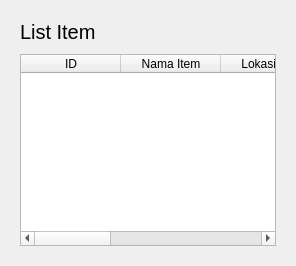
                    <widget class="QWidget" name="itemTablePage">
                     <property name="sizePolicy">
                      <sizepolicy hsizetype="Expanding" vsizetype="Expanding">
                       <horstretch>0</horstretch>
                       <verstretch>0</verstretch>
                      </sizepolicy>
                     </property>
                     <layout class="QVBoxLayout" name="verticalLayout_15">
                      <item alignment="Qt::AlignTop">
                       <widget class="QWidget" name="itemsData" native="true">
                        <property name="sizePolicy">
                         <sizepolicy hsizetype="Expanding" vsizetype="Expanding">
                          <horstretch>0</horstretch>
                          <verstretch>0</verstretch>
                         </sizepolicy>
                        </property>
                        <layout class="QVBoxLayout" name="verticalLayout_9">
                         <property name="spacing">
                          <number>10</number>
                         </property>
                         <item>
                          <widget class="QLabel" name="labelItems">
                           <property name="font">
                            <font>
                             <pointsize>15</pointsize>
                            </font>
                           </property>
                           <property name="text">
                            <string>List Item</string>
                           </property>
                          </widget>
                         </item>
                         <item>
                          <widget class="QTableWidget" name="itemTable">
                           <property name="sizePolicy">
                            <sizepolicy hsizetype="Expanding" vsizetype="Preferred">
                             <horstretch>0</horstretch>
                             <verstretch>0</verstretch>
                            </sizepolicy>
                           </property>
                           <property name="cursor" stdset="0">
                            <cursorShape>PointingHandCursor</cursorShape>
                           </property>
                           <attribute name="horizontalHeaderStretchLastSection">
                            <bool>true</bool>
                           </attribute>
                           <attribute name="verticalHeaderStretchLastSection">
                            <bool>false</bool>
                           </attribute>
                           <column>
                            <property name="text">
                             <string>ID</string>
                            </property>
                           </column>
                           <column>
                            <property name="text">
                             <string>Nama Item</string>
                            </property>
                           </column>
                           <column>
                            <property name="text">
                             <string>Lokasi Rak</string>
                            </property>
                           </column>
                           <column>
                            <property name="text">
                             <string>Berat Item</string>
                            </property>
                           </column>
                           <column>
                            <property name="text">
                             <string>Waktu Inbound</string>
                            </property>
                           </column>
                           <column>
                            <property name="text">
                             <string>Waktu Outbound</string>
                            </property>
                           </column>
                          </widget>
                         </item>
                        </layout>
                       </widget>
                      </item>
                     </layout>
                    </widget>
